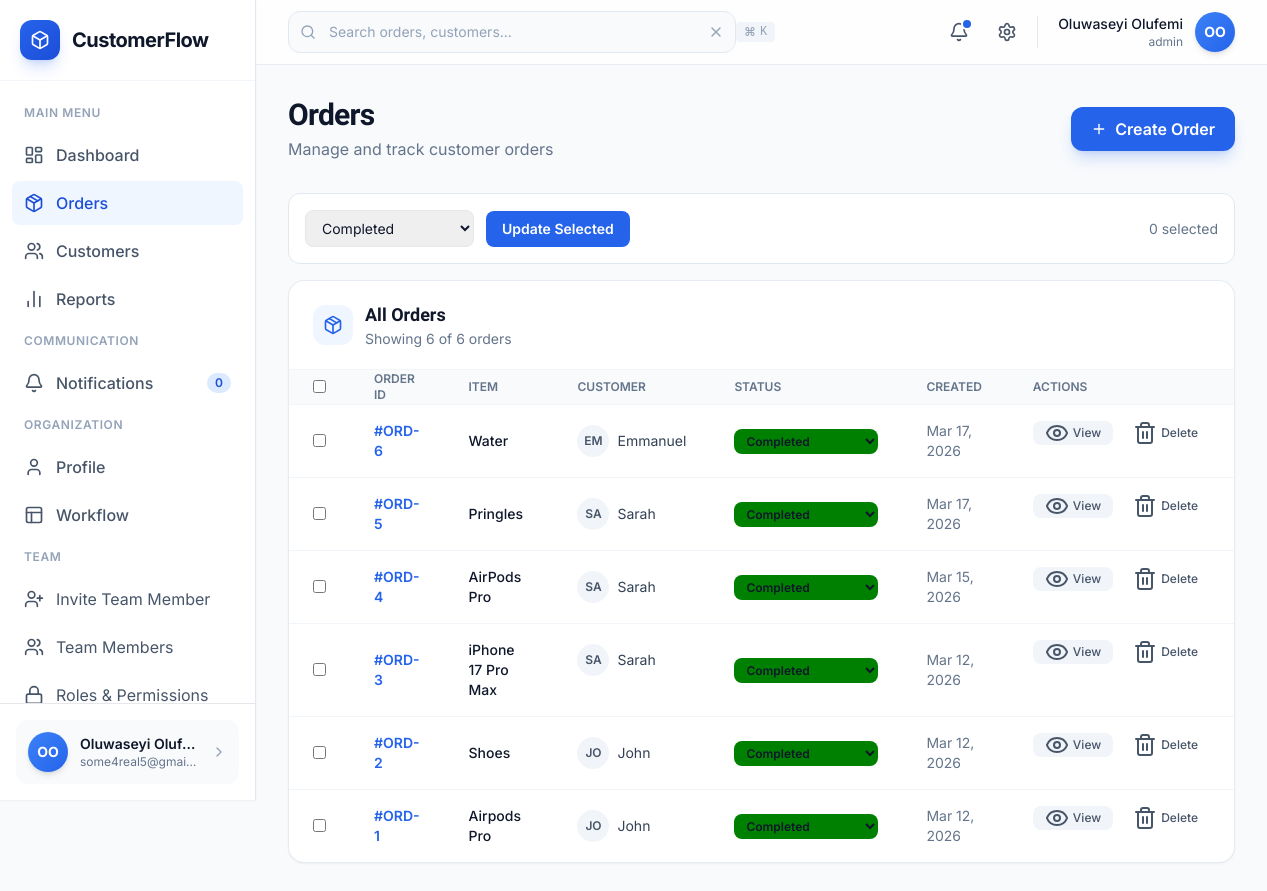
/orders/ (signed in), run on an earlier commit of the app's database.
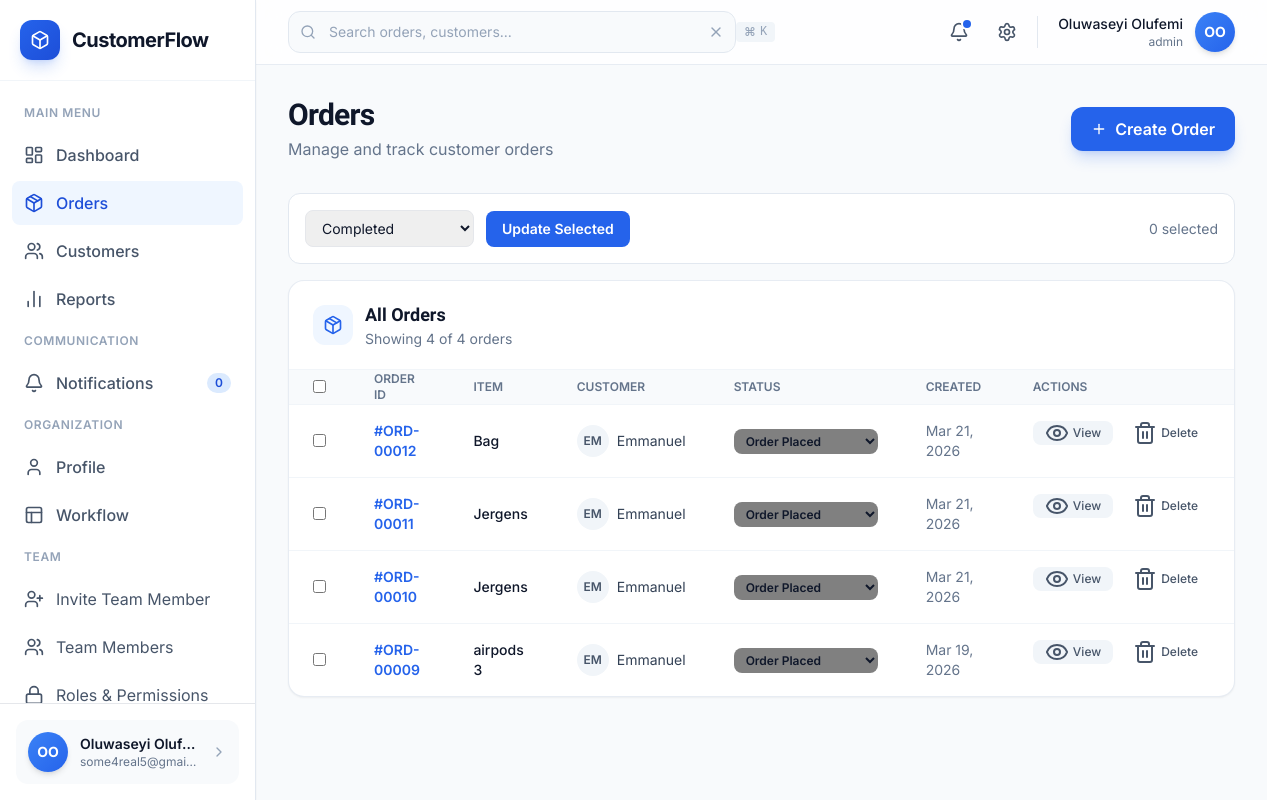
And on a later commit of the database.
### orders/models.py (models this page shows, shortened)
class Order(models.Model):
    organization = models.ForeignKey(
        Organization,
        on_delete=models.CASCADE
    )
    customer = models.ForeignKey(
        Customer,
        on_delete=models.CASCADE
    )
    order_number = models.CharField(max_length=50, null=True, blank=True)
    title = models.CharField(max_length=255)
    description = models.TextField(blank=True, null=True)
    status = models.ForeignKey(
        WorkflowStage,
        on_delete=models.SET_NULL,
        null=True,
        blank=True
    )
    created_at = models.DateTimeField(auto_now_add=True)
    updated_at = models.DateTimeField(auto_now=True)
    class Meta:
        unique_together = ('organization', 'order_number')
        ordering = ['-created_at']
        indexes = [
            models.Index(fields=['organization']),
            models.Index(fields=['status']),
            models.Index(fields=['created_at']),
        ]

### customers/models.py (models this page shows, shortened)
class Customer(models.Model):
    organization = models.ForeignKey(
        Organization,
        on_delete=models.CASCADE
    )
    name = models.CharField(max_length=255)
    email = models.EmailField()
    phone = models.CharField(max_length=20, blank=True, null=True)
    address = models.TextField(blank=True, null=True)
    created_at = models.DateTimeField(auto_now_add=True)

### workflows/models.py (models this page shows, shortened)
class WorkflowStage(models.Model):
    organization = models.ForeignKey(
        Organization,
        on_delete=models.CASCADE
    )
    name = models.CharField(max_length=255)
    position = models.PositiveIntegerField()
    is_final = models.BooleanField(default=False)
    color = models.CharField(
        max_length=20,
        choices=[
            ("blue", "Blue"),
            ("light-blue", "Light Blue"),
            ("sky", "Sky Blue"),
            ("indigo", "Indigo"),
            ("emerald", "Green"),
            ("lime", "Lime"),
            ("yellow", "Yellow"),
            ("amber", "Amber"),
            ("orange", "Orange"),
            ("red", "Red"),
            ("rose", "Rose"),
            ("pink", "Pink"),
            ("fuchsia", "Fuchsia"),
            ("purple", "Purple"),
            ("violet", "Violet"),
            ("slate", "Gray"),
            ("zinc", "Zinc"),
            ("stone", "Stone")
        ],
        default="blue"
    )
    customer_message = models.TextField(
        blank=True,
        null=True,
        help_text="Message to send to customer when order reaches this stage"
    )
    notification_channels = models.JSONField(
        default=list,
        blank=True,
        help_text="Channels to send notification (email, sms, whatsapp)"
    )
    auto_notify = models.BooleanField(
        default=True,
        help_text="Automatically send notification when order enters this stage"
    )
    internal_note = models.TextField(
        blank=True,
        null=True,
        help_text="Internal note for staff (not sent to customer)"
    )
    created_at = models.DateTimeField(auto_now_add=True)
    class Meta:
        ordering = ['position']
        unique_together = (
            ('organization', 'name'),
            ('organization', 'position')
        )

### orders/views.py (the view)
# urls.py: path("", OrderListView.as_view(), name="list"),
class OrderListView(ListView):
    model = Order
    template_name = "orders/list.html"
    context_object_name = "orders"
    ordering = ["-created_at"]
    paginate_by = 20
    def get_queryset(self):
        return Order.objects.filter(
            organization=self.request.user.organization
        ).select_related("customer", "status")
    def get_context_data(self, **kwargs):
        context = super().get_context_data(**kwargs)
        context['available_statuses'] = WorkflowStage.objects.filter(
            organization=self.request.user.organization
        ).order_by('name')
        context['total_orders'] = Order.objects.filter(
            organization=self.request.user.organization
        ).count()
        return context

### templates/orders/list.html (shortened to what the changed rows need)
{% extends "layouts/base.html" %}
{% block content %}
{% load static %}
<div class="max-w-7xl mx-auto">
  <div class="flex flex-col md:flex-row md:items-center md:justify-between gap-4 mb-8">
    <div>
      <h1 class="text-2xl md:text-3xl font-bold text-slate-900 font-display tracking-tight">
        Orders
      </h1>
    </div>
  </div>
  <div class="bg-white rounded-2xl border border-slate-200/80 shadow-sm overflow-hidden">
    <div class="px-6 py-5 border-b border-slate-100 flex items-center justify-between">
      <div class="flex items-center gap-3">
        <div>
          <h2 class="text-lg font-semibold text-slate-900 font-display">All Orders</h2>
          <p class="text-sm text-slate-500">Showing {{ orders|length }} of {{ total_orders }} orders</p>
        </div>
      </div>
    </div>
    <div class="overflow-x-auto">
      <table class="w-full">
        <thead class="bg-slate-50 border-b border-slate-100">
          <tr>
            <th class="px-6 py-3"><input type="checkbox" id="select-all"></th>
            <th class="px-6 py-3 text-left text-xs font-semibold text-slate-500 uppercase">Order ID</th>
            <th class="px-6 py-3 text-left text-xs font-semibold text-slate-500 uppercase">Item</th>
            <th class="px-6 py-3 text-left text-xs font-semibold text-slate-500 uppercase">Customer</th>
            <th class="px-6 py-3 text-left text-xs font-semibold text-slate-500 uppercase">Status</th>
            <th class="px-6 py-3 text-left text-xs font-semibold text-slate-500 uppercase">Created</th>
            <th class="px-6 py-3 text-left text-xs font-semibold text-slate-500 uppercase">Actions</th>
          </tr>
        </thead>
        <tbody class="divide-y divide-slate-100">
          {% for order in orders %}
          <tr class="hover:bg-slate-50 transition">
            <td class="px-6 py-4">
              <input type="checkbox" class="order-checkbox" value="{{ order.id }}">
            </td>
            <td class="px-6 py-4 text-sm font-semibold text-blue-600">
              <a href="{% url 'orders:detail' order.id %}">#{{ order.order_number }}</a>
            </td>
            <td class="px-6 py-4 text-sm">
              <p class="font-medium text-slate-900">{{ order.title }}</p>
            </td>
            <td class="px-6 py-4 text-sm flex items-center gap-2">
              <div class="w-8 h-8 rounded-full bg-slate-100 flex items-center justify-center text-xs font-semibold text-slate-600">
                {{ order.customer.name|slice:":2"|upper }}
              </div>
              <span class="text-slate-700">{{ order.customer.name }}</span>
            </td>
            <td class="px-6 py-4 text-sm">
              <select class="status-dropdown px-2 py-1 text-xs rounded-lg font-semibold cursor-pointer"
                      style="background-color: {{ order.status.color }};"
                      data-order-id="{{ order.id }}" data-current-status="{{ order.status.id }}">
                {% for status in available_statuses %}
                  <option value="{{ status.id }}" data-color="{{ status.color }}"
                    {% if order.status.id == status.id %}selected{% endif %}>
                    {{ status.name }}
                  </option>
                {% endfor %}
              </select>
            </td>
            <td class="px-6 py-4 text-sm text-slate-500">{{ order.created_at|date:"M d, Y" }}</td>
              <td class="px-6 py-4 text-sm flex gap-2">
                <a href="{% url 'orders:detail' order.id %}"
                  class="inline-flex items-center gap-1 px-3 py-1.5 text-xs font-medium text-slate-600 bg-slate-100 rounded-lg hover:bg-slate-200 transition">
                  <i data-lucide="eye" class="w-3.5 h-3.5"></i> View
                </a>
                <button class="delete-order-btn inline-flex items-center gap-1 px-3 py-1.5 text-xs font-medium text-slate-600 bg-red-600 rounded-lg hover:bg-red-300 transition"
                        data-order-id="{{ order.id }}" data-order-number="{{ order.order_number }}">
                  <i data-lucide="trash" class="w-3.5 h-3.5"></i> Delete
                </button>
              </td>
          </tr>
          {% endfor %}
        </tbody>
      </table>
    </div>
  </div>
</div>
{% endblock %}

What changed in the data, as far as the page shows it:
removed Order: order_number "ORD-6", title "Water", customer.name "EM", customer.name "Emmanuel", status+id "Completed", created_at "Mar 17, 2026"
removed Order: order_number "ORD-5", title "Pringles", customer.name "SA", customer.name "Sarah", status+id "Completed", created_at "Mar 17, 2026"
removed Order: order_number "ORD-4", title "AirPods Pro", customer.name "SA", customer.name "Sarah", status+id "Completed", created_at "Mar 15, 2026"
removed Order: order_number "ORD-3", title "iPhone 17 Pro Max", customer.name "SA", customer.name "Sarah", status+id "Completed", created_at "Mar 12, 2026"
removed Order: order_number "ORD-2", title "Shoes", customer.name "JO", customer.name "John", status+id "Completed", created_at "Mar 12, 2026"
removed Order: order_number "ORD-1", title "Airpods Pro", customer.name "JO", customer.name "John", status+id "Completed", created_at "Mar 12, 2026"
added Order: order_number "ORD-00012", title "Bag", customer.name "EM", customer.name "Emmanuel", status+id "Order Placed", created_at "Mar 21, 2026"
added Order: order_number "ORD-00011", title "Jergens", customer.name "EM", customer.name "Emmanuel", status+id "Order Placed", created_at "Mar 21, 2026"
added Order: order_number "ORD-00010", title "Jergens", customer.name "EM", customer.name "Emmanuel", status+id "Order Placed", created_at "Mar 21, 2026"
added Order: order_number "ORD-00009", title "airpods 3", customer.name "EM", customer.name "Emmanuel", status+id "Order Placed", created_at "Mar 19, 2026"
Also different on the page:
{{ orders|length }}: "6" → "4"
{{ total_orders }}: "6" → "4"
